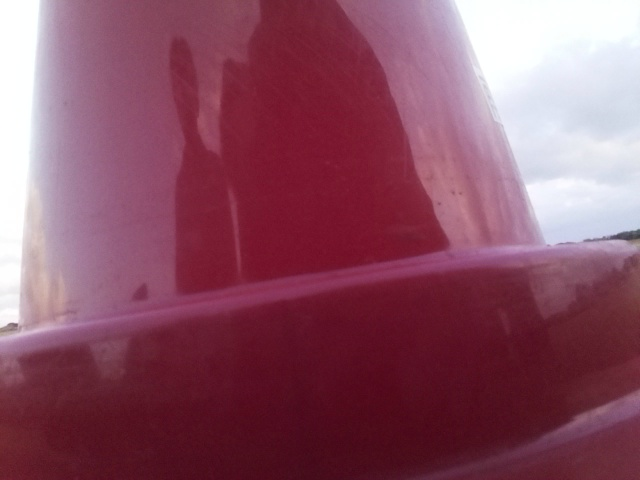
#> input picture test/sample9_0m.jpg, 640 x 480 px, found by its file name
$ python hsv_test.py
#> lines starting #> are read from the running program, lines starting #| are printed output that depends on the picture; after the words box and inside, x2 and y2 are one past the last pixel; in counts of white or black regions, pixels touching at a corner belong together; long printed decimals are rounded
####################################################################
## Run 'opencv_test\env\Scripts\Activate.ps1' befor run this file ##
####################################################################

import cv2 as cv
import numpy as np
import random
import copy

#cap = cv.VideoCapture(0)   ##pcカメラから画像取得の場合この二行を使う
#ret, img = cap.read()
img = cv.imread("test\sample9_0m.jpg")
#> img is the input picture: shape (480, 640, 3); mean B, G, R 100.5, 81.7, 139

#画像のサイズを小さくする（前処理）
height = img.shape[0]
#> height = 480
width = img.shape[1]
#> width = 640
#resized_img = cv.resize(img,(round(width), round(height)))
print("image size is", height ,width)
#| image size is 480 640

# HSVに変換
resized_img_HSV = cv.cvtColor(img, cv.COLOR_BGR2HSV)
#> resized_img_HSV: shape (480, 640, 3); mean H, S, V 157.3, 133.4, 140.6
#cv.imshow("HSV", resized_img_HSV)

#赤を抽出
low_hsv_min = np.array([0, 108, 30]) #108
low_hsv_max = np.array([4, 256, 256]) #4

#画像の2値化（Hueが0近辺）
maskHSV_low = cv.inRange(resized_img_HSV,low_hsv_min,low_hsv_max)
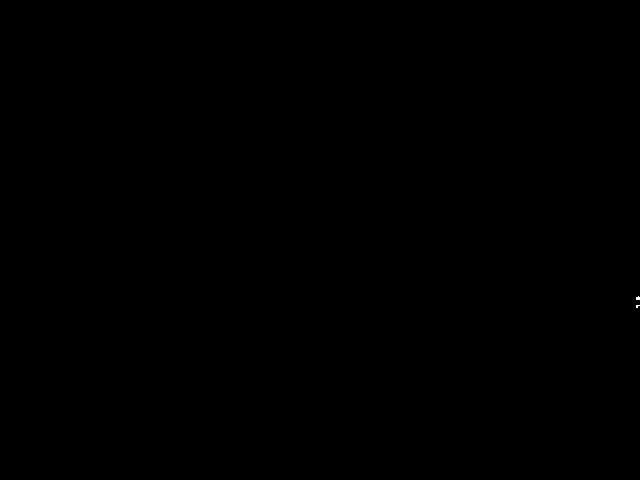
#> maskHSV_low: shape (480, 640); 0.01% white in thin lines or dots, all inside (x1, y1, x2, y2) = (636, 296, 640, 308)

high_hsv_min = np.array([168, 108, 30]) #177
high_hsv_max = np.array([180, 256, 256])

#画像の2値化（Hueが179近辺）
maskHSV_high = cv.inRange(resized_img_HSV,high_hsv_min,high_hsv_max)
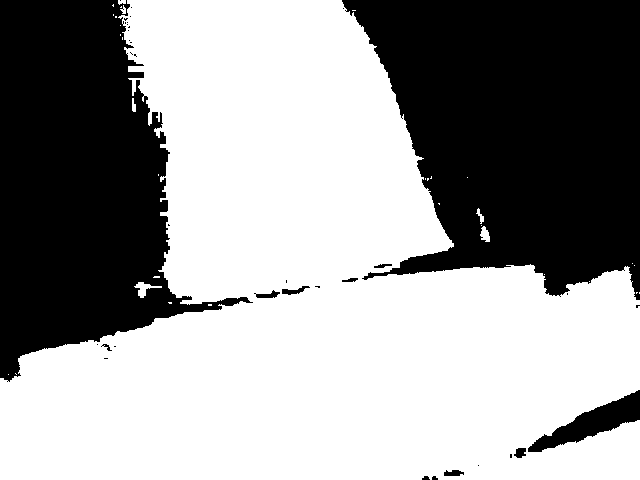
#> maskHSV_high: shape (480, 640); 60.5% white; 36 black regions (25 under 20 px), largest, box (x1, y1, x2, y2) and area: (342, 0, 640, 300) 64780, (0, 0, 253, 382) 53500, (528, 390, 640, 452) 2426

#２つの領域を統合
hsv_mask = maskHSV_low | maskHSV_high
#> hsv_mask: shape (480, 640); 60.5% white; 35 black regions (24 under 20 px), largest, box (x1, y1, x2, y2) and area: (342, 0, 640, 297) 64767, (0, 0, 253, 382) 53500, (528, 390, 640, 452) 2426

#画像のマスク（合成）
resultHSV = cv.bitwise_and(img, img, mask = hsv_mask)
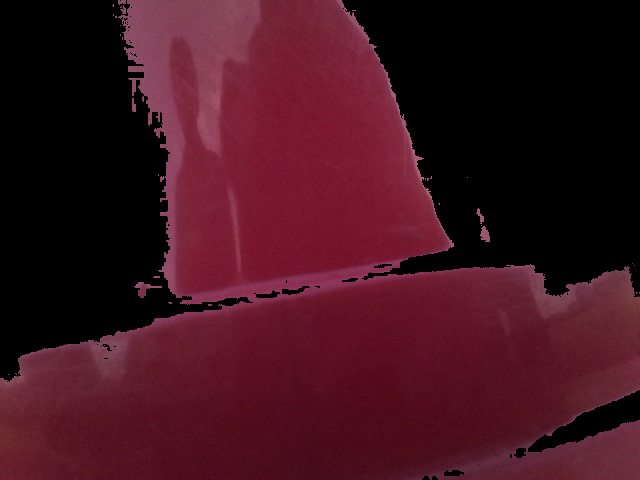
#> resultHSV: shape (480, 640, 3); mean B, G, R 29.7, 18.3, 64.1


# ラベリング処理
label = cv.connectedComponentsWithStats(hsv_mask)

# オブジェクト情報を項目別に抽出
n = label[0] - 1
#> n = 33
data = np.delete(label[2], 0, 0)
#> data = 33 rows, first 6: [118, 0, 8, 5, 31], [0, 0, 640, 480, 185380], [112, 4, 2, 3, 4], [120, 5, 6, 9, 28], [120, 6, 2, 2, 3], [352, 10, 4, 1, 4]
center = np.delete(label[3], 0, 0)
#> center = 33 pairs, first value 8 to 639, second value 1.58 to 374
size = []

# オブジェクト情報を利用してラベリング結果を画面に表示
for i in range(n):

    # 各オブジェクトの外接矩形を赤枠で表示
    x0 = data[i][0]
    y0 = data[i][1]
    x1 = data[i][0] + data[i][2]
    y1 = data[i][1] + data[i][3]

    cv.rectangle(resultHSV, (x0, y0), (x1, y1), (0, 0, 255))

    size.append(data[i][4])
#> this loop made 33 passes
#> (x0, y0, x1, y1) on passes 1 to 12: (118, 0, 126, 5), (0, 0, 640, 480), (112, 4, 114, 7), (120, 5, 126, 14), (120, 6, 122, 8), (352, 10, 356, 11), (113, 14, 114, 16), (115, 16, 117, 18), (120, 25, 121, 26), (120, 34, 121, 36), (122, 37, 123, 40), (132, 98, 136, 112)
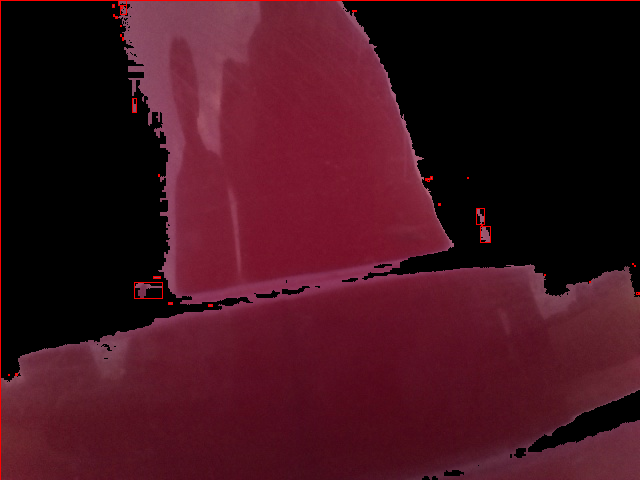
#> resultHSV: shape (480, 640, 3); 0.51% of pixels changed, all inside (x1, y1, x2, y2) = (0, 0, 640, 480)
#> after the loop, size = 33 values, max 185380 at index 1, min 1 at index 8, mean 5632.9

max_size = max(size)
#> max_size = 185380
num = size.index(max_size)
#> num = 1
center_x = center[num][0]
#> center_x = 315.8
center_y = center[num][1]
#> center_y = 292.1

print("centerX : " + str(center_x))
#| centerX : 315.797
print("centerY : " + str(center_y))
#| centerY : 292.124
print(max_size)
#| 185380

cv.putText(resultHSV, "X: " + str(int(center_x)), (x1 - 30, y1 + 15), cv.FONT_HERSHEY_PLAIN, 1, (0, 255, 255))
#> resultHSV: shape (480, 640, 3); 0.02% of pixels changed, all inside (x1, y1, x2, y2) = (4, 380, 31, 390)
cv.putText(resultHSV, "Y: " + str(int(center_y)), (x1 - 30, y1 + 30), cv.FONT_HERSHEY_PLAIN, 1, (0, 255, 255))
#> resultHSV: shape (480, 640, 3); mean B, G, R 29.6, 18.3, 65.3


cv.imshow("Result mask", hsv_mask)
cv.imshow("Result HSV", resultHSV)
cv.imshow("raw img", img)

cv.waitKey(0)
cv.destroyAllWindows()

$ run again, with test/sample6_3m.jpg copied over test/sample9_0m.jpg
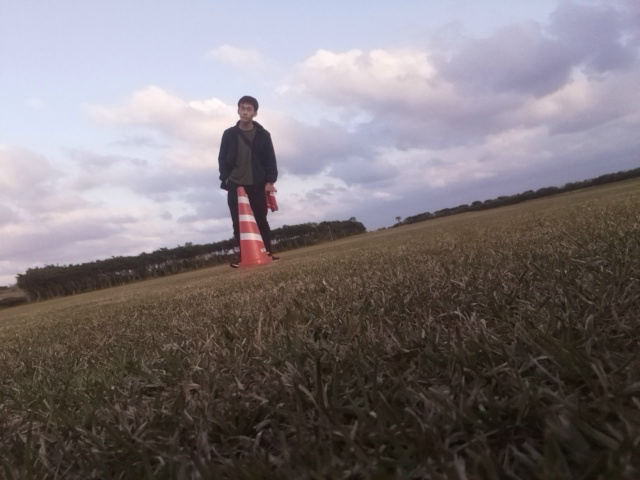
#> input picture test/sample6_3m.jpg, 640 x 480 px, found by its file name
#> img is the input picture: shape (480, 640, 3); mean B, G, R 120.5, 117.1, 124.3
#| image size is 480 640
#> resized_img_HSV: shape (480, 640, 3); mean H, S, V 69.2, 57.5, 132
#> maskHSV_low: shape (480, 640); 0.15% white; 9 white regions (8 under 20 px), largest, box (x1, y1, x2, y2) and area: (239, 240, 275, 268) 425
#> maskHSV_high: shape (480, 640); 0.23% white; 16 white regions (10 under 20 px), largest, box (x1, y1, x2, y2) and area: (239, 240, 252, 263) 227, (237, 221, 257, 232) 161, (264, 191, 276, 212) 149, (236, 203, 245, 214) 67, (256, 240, 265, 248) 43, (246, 205, 252, 213) 21
#> hsv_mask: shape (480, 640); 0.38% white; 13 white regions (8 under 20 px), largest, box (x1, y1, x2, y2) and area: (236, 240, 275, 268) 712, (237, 221, 257, 232) 174, (264, 191, 276, 212) 149, (236, 203, 245, 214) 68, (246, 205, 252, 213) 21
#> n = 13
#> data = 13 rows, first 6: [239, 185, 3, 1, 3], [237, 186, 1, 1, 1], [236, 189, 6, 6, 19], [264, 191, 12, 21, 149], [246, 192, 2, 2, 2], [236, 203, 9, 11, 68]
#> center = 13 rows, first 8: [240, 185], [237, 186], [238.8, 191.5], [269.2, 201.5], [246.5, 192.5], [239.9, 207.7], [248.5, 208.9], [245.7, 226.5]
#> the loop `for i in range(n):` made 13 passes
#> (x0, y0, x1, y1) on passes 1 to 8: (239, 185, 242, 186), (237, 186, 238, 187), (236, 189, 242, 195), (264, 191, 276, 212), (246, 192, 248, 194), (236, 203, 245, 214), (246, 205, 252, 213), (237, 221, 257, 232)
#> after the loop `for i in range(n):`:
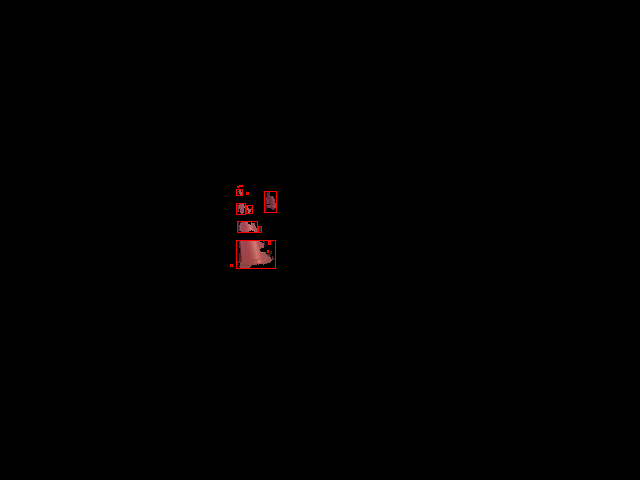
#> resultHSV: shape (480, 640, 3); mean B, G, R 0.3, 0.3, 0.9
#> after the loop `for i in range(n):`: size = [3, 1, 19, 149, 2, 68, 21, 174, 11, 712, 5, 2, 2]
#> max_size = 712
#> num = 9
#> center_x = 252.2
#> center_y = 253.6
#| centerX : 252.223
#| centerY : 253.560
#| 712
#> `cv.putText(resultHSV, "Y: " + str(int(center_y)), (x1 - 30, y1 + 30), ..`:
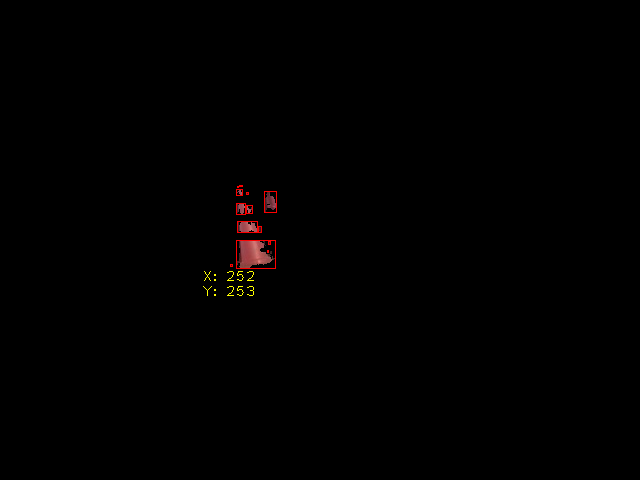
#> resultHSV: shape (480, 640, 3); mean B, G, R 0.3, 0.4, 1

$ run again, with test/sample7_2m.jpg copied over test/sample9_0m.jpg
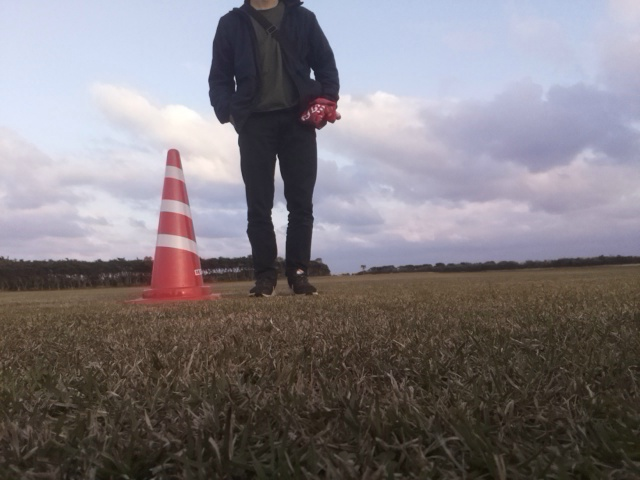
#> input picture test/sample7_2m.jpg, 640 x 480 px, found by its file name
#> img is the input picture: shape (480, 640, 3); mean B, G, R 125.4, 120.8, 126.6
#| image size is 480 640
#> resized_img_HSV: shape (480, 640, 3); mean H, S, V 74.9, 56.3, 136.8
#> `maskHSV_low = cv.inRange(resized_img_HSV,low_hsv_min,low_hsv_max)`:
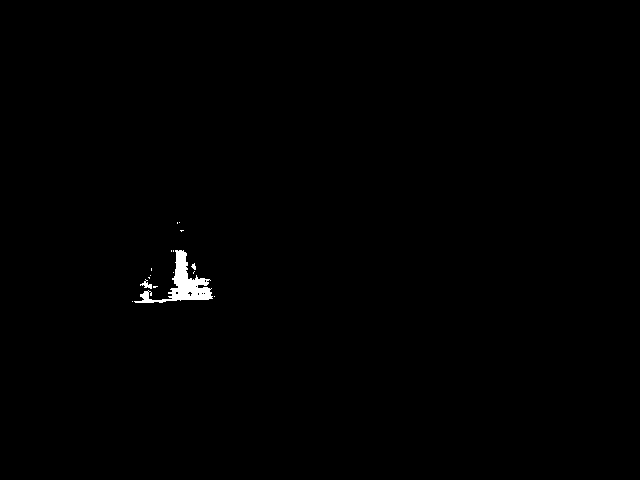
#> maskHSV_low: shape (480, 640); 0.45% white; 16 white regions (13 under 20 px), largest, box (x1, y1, x2, y2) and area: (134, 250, 213, 303) 1267, (140, 279, 152, 289) 51, (191, 263, 196, 270) 21
#> maskHSV_high: shape (480, 640); 0.94% white; 19 white regions (11 under 20 px), largest, box (x1, y1, x2, y2) and area: (146, 247, 178, 300) 1147, (307, 96, 336, 125) 508, (160, 212, 178, 233) 318
#> hsv_mask: shape (480, 640); 1.4% white; 10 white regions (3 under 20 px), largest, box (x1, y1, x2, y2) and area: (134, 247, 213, 303) 2796, (307, 96, 336, 125) 508, (160, 212, 178, 233) 320
#> n = 10
#> data = [[307, 96, 29, 29, 508], [301, 111, 6, 5, 17], [168, 152, 6, 12, 48], [176, 154, 4, 13, 37], [165, 178, 20, 23, 311], [160, 212, 18, 21, 320], [179, 215, 13, 24, 232], [134, 247, 79, 56, 2796], [214, 296, 1, 1, 1], [132, 301, 1, 1, 1]]
#> center = [[322.5, 109.5], [303.5, 112.9], [170.3, 157.9], [177.1, 160.5], [173.6, 189.2], [168.4, 222.3], [185.1, 226.1], [174.5, 277.8], [214, 296], [132, 301]]
#> the loop `for i in range(n):` made 10 passes
#> (x0, y0, x1, y1) on passes 1 to 8: (307, 96, 336, 125), (301, 111, 307, 116), (168, 152, 174, 164), (176, 154, 180, 167), (165, 178, 185, 201), (160, 212, 178, 233), (179, 215, 192, 239), (134, 247, 213, 303)
#> after the loop `for i in range(n):`:
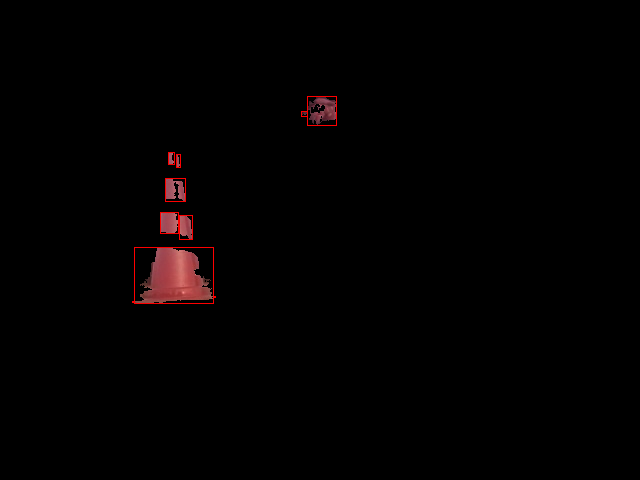
#> resultHSV: shape (480, 640, 3); mean B, G, R 1.1, 1, 2.8
#> after the loop `for i in range(n):`: size = [508, 17, 48, 37, 311, 320, 232, 2796, 1, 1]
#> max_size = 2796
#> num = 7
#> center_x = 174.5
#> center_y = 277.8
#| centerX : 174.470
#| centerY : 277.815
#| 2796

$ run again, with test/sample8_1m.jpg copied over test/sample9_0m.jpg
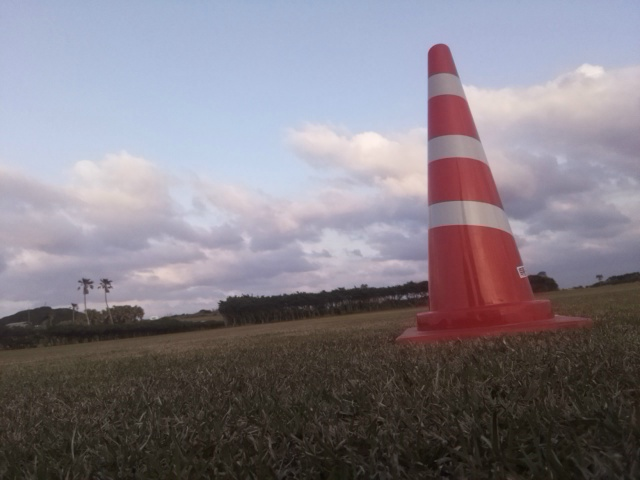
#> input picture test/sample8_1m.jpg, 640 x 480 px, found by its file name
#> img is the input picture: shape (480, 640, 3); mean B, G, R 133.2, 124.9, 130.9
#| image size is 480 640
#> resized_img_HSV: shape (480, 640, 3); mean H, S, V 84.5, 55.4, 143.8
#> maskHSV_low: shape (480, 640); 1.6% white; 36 white regions (25 under 20 px), largest, box (x1, y1, x2, y2) and area: (465, 226, 528, 305) 2375, (398, 319, 591, 344) 1550, (529, 301, 555, 320) 234
#> maskHSV_high: shape (480, 640); 3.9% white; 12 white regions (8 under 20 px), largest, box (x1, y1, x2, y2) and area: (410, 225, 556, 340) 7351, (429, 158, 498, 204) 2471, (429, 95, 475, 136) 1497, (429, 45, 453, 72) 523
#> hsv_mask: shape (480, 640); 5.4% white; 11 white regions (7 under 20 px), largest, box (x1, y1, x2, y2) and area: (398, 225, 591, 344) 12072, (429, 158, 498, 204) 2540, (429, 95, 475, 136) 1497, (429, 45, 453, 72) 523
#> n = 11
#> data = [[429, 45, 24, 27, 523], [429, 95, 46, 41, 1497], [429, 158, 69, 46, 2540], [398, 225, 193, 119, 12072], [556, 313, 1, 1, 1], [559, 314, 1, 1, 1], [566, 315, 1, 1, 1], [581, 316, 3, 1, 3], [409, 326, 1, 1, 1], [395, 336, 3, 3, 5], [453, 342, 3, 2, 5]]
#> center = [[439.4, 59.33], [449.4, 116.1], [460.9, 180.3], [479, 289.3], [556, 313], [559, 314], [566, 315], [582, 316], [409, 326], [395.8, 336.8], [453.8, 342.4]]
#> the loop `for i in range(n):` made 11 passes
#> (x0, y0, x1, y1) on passes 1 to 8: (429, 45, 453, 72), (429, 95, 475, 136), (429, 158, 498, 204), (398, 225, 591, 344), (556, 313, 557, 314), (559, 314, 560, 315), (566, 315, 567, 316), (581, 316, 584, 317)
#> after the loop `for i in range(n):`:
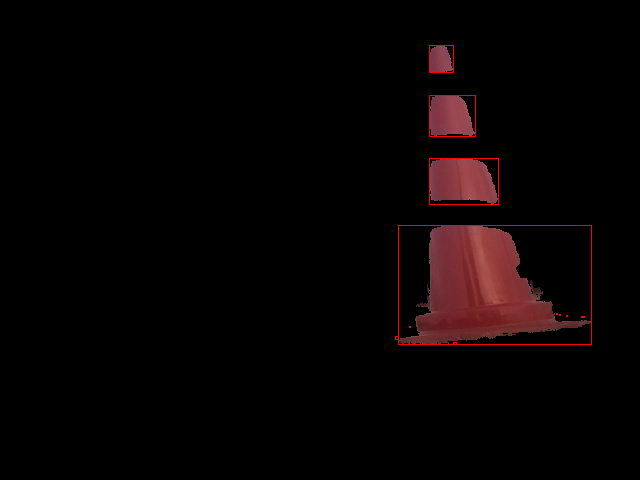
#> resultHSV: shape (480, 640, 3); mean B, G, R 3.2, 2.9, 7.9
#> after the loop `for i in range(n):`: size = [523, 1497, 2540, 12072, 1, 1, 1, 3, 1, 5, 5]
#> max_size = 12072
#> num = 3
#> center_x = 479
#> center_y = 289.3
#| centerX : 479.005
#| centerY : 289.324
#| 12072
#> `cv.putText(resultHSV, "Y: " + str(int(center_y)), (x1 - 30, y1 + 30), ..`:
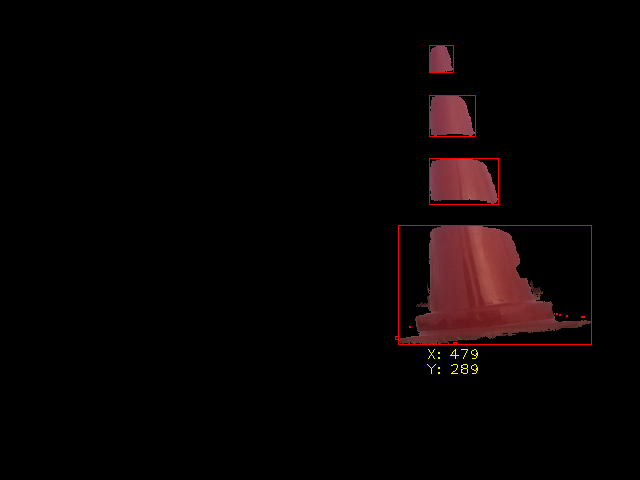
#> resultHSV: shape (480, 640, 3); mean B, G, R 3.2, 3.1, 8.1
